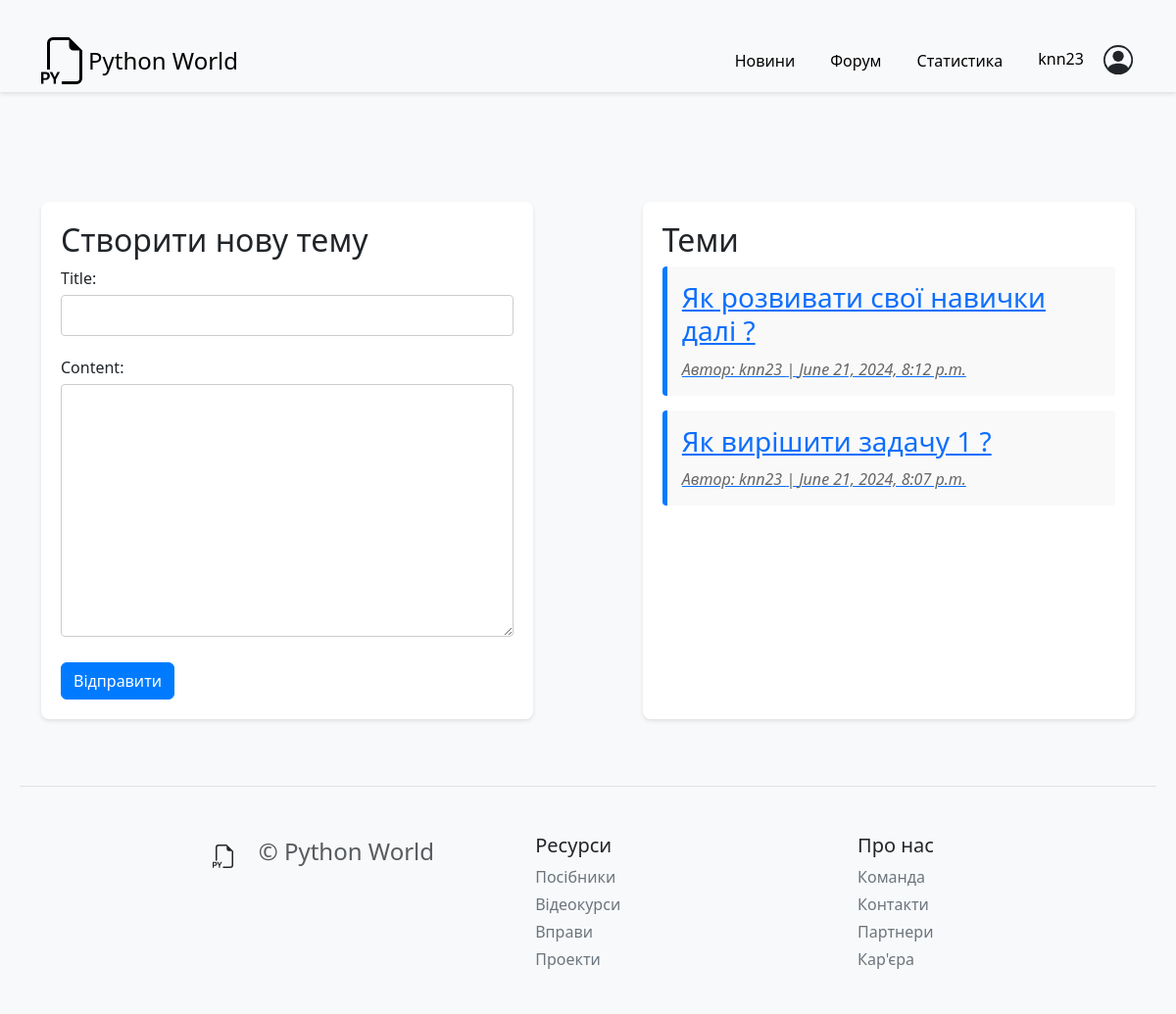
The page /forum/ (signed in) on the database its author committed.
### forum/models.py (models this page shows, shortened)
class Topic(models.Model):
    title = models.CharField(max_length=200)
    content = models.TextField()
    author = models.ForeignKey(User, on_delete=models.CASCADE)
    created_at = models.DateTimeField(auto_now_add=True)

### forum/views.py (the view)
# urls.py: path('', views.index, name='forum'),
@login_required
def index(request):
    if request.method == 'POST':
        form = TopicForm(request.POST)
        if form.is_valid():
            topic = form.save(commit=False)
            topic.author = request.user
            topic.save()
    else:
        form = TopicForm()
    topics = Topic.objects.all().order_by('-created_at')
    return render(request, 'forum/index.html', {'form': form, 'topics': topics})

### forum/forms.py
class TopicForm(forms.ModelForm):
    class Meta:
        model = Topic
        fields = ['title', 'content']

### forum/templates/forum/index.html (shortened to what this page needs)
{% load static %}
<!DOCTYPE html>
<html lang="en">
<head>
    <link rel="stylesheet" href="{% static 'css/forum.css' %}">
    <link rel="stylesheet" href="https://cdn.jsdelivr.net/npm/bootstrap@5.3.2/dist/css/bootstrap.min.css">
</head>
<body>
    <header class="fixed-top">
        <nav class="navbar navbar-expand-md navbar-light bg-light">
            <div class="container">
                <a href="{% url 'profile' %}" class="d-flex align-items-center link-body-emphasis text-decoration-none">
                </a>
                <a class="navbar-brand" href="/">Python World</a>
                <div class="collapse navbar-collapse justify-content-end" id="navbarNav">
                    <ul class="navbar-nav d-flex align-items-center">
                        <li class="nav-item">
                            <a class="me-3 py-2 link-body-emphasis text-decoration-none" href="{% url 'news_list' %}">Новини</a>
                        </li>
                        <li class="nav-item">
                            <a class="me-3 py-2 link-body-emphasis text-decoration-none"
                                href="{% url 'forum' %}">Форум</a>
                        </li>
                        <li class="nav-item">
                            <a class="me-3 py-2 link-body-emphasis text-decoration-none" href="{% url 'user_stats' %}">Статистика</a>
                        </li>
                        {% if request.user.is_authenticated %}
                        <li class="nav-item">
                            <a class="me-3 py-2 link-body-emphasis text-decoration-none"
                                href="{% url 'home' %}">{{ request.user.username }}</a>
                        </li>
                        {% endif %}
                    </ul>
                </div>
            </div>
        </nav>
    </header>
    <br></br>
    <br></br>
    <div class="container">
        <div class="form-container">
            <h2>Створити нову тему</h2>
            {% if user.is_authenticated %}
            <form method="post">
                <div class="form-group">
                    {{ form.title.label_tag }}
                    {{ form.title }}
                </div>
                <div class="form-group">
                    {{ form.content.label_tag }}
                    {{ form.content }}
                </div>
                <button type="submit" class="btn btn-primary">Відправити</button>
            </form>
            {% else %}
            <p>Будь ласка, <a href="{%url 'login' %}">увійдіть</a> для створення тем.</p>
                {% endif %}
        </div>
            <div class="topics-container">
        <h2>Теми</h2>
        {% for topic in topics %}
        <a href="{% url 'topic_detail' topic.id %}" class="topic-link">
            <div class="topic-block">
                <h3>{{ topic.title }}</h3>
                <p><em>Автор: {{ topic.author.username }} | {{ topic.created_at }}</em></p>
            </div>
        </a>
        {% empty %}
        <p>Тем немає.</p>
        {% endfor %}
    </div>
</div>
 <footer class="pt-4 my-md-5 pt-md-5 border-top">
    <div class="row">
        <div class="col-16 col-md offset-2 offset-md-2">
            <span class="fs-4 b-3 text-body-secondary">&ensp; © Python World</span>
        </div>
        <div class="col-6 col-md offset-3 offset-md-0">
            <h5>Ресурси</h5>
            <ul class="list-unstyled text-small">
                <li class="mb-1"><a class="link-secondary text-decoration-none" href="#">Посібники</a></li>
                <li class="mb-1"><a class="link-secondary text-decoration-none" href="#">Відеокурси</a></li>
                <li class="mb-1"><a class="link-secondary text-decoration-none" href="#">Вправи</a></li>
                <li class="mb-1"><a class="link-secondary text-decoration-none" href="#">Проекти</a></li>
            </ul>
        </div>
        <div class="col-6 col-md offset-3 offset-md-0">
            <h5>Про нас</h5>
            <ul class="list-unstyled text-small">
                <li class="mb-1"><a class="link-secondary text-decoration-none" href="#">Команда</a></li>
                <li class="mb-1"><a class="link-secondary text-decoration-none" href="#">Контакти</a></li>
                <li class="mb-1"><a class="link-secondary text-decoration-none" href="#">Партнери</a></li>
                <li class="mb-1"><a class="link-secondary text-decoration-none" href="#">Кар'єра</a></li>
            </ul>
        </div>
    </div>
</footer>
</body>
</html>

### forum/static/css/forum.css (style rules this page uses)
body { font-family: Arial, sans-serif; background-color: #f4f4f4; margin: 0; padding: 20px; }
.container { display: flex; justify-content: space-between; max-width: 1200px; margin: 0 auto; }
.form-container, .topics-container { background-color: #fff; padding: 20px; border-radius: 8px; box-shadow: 0 2px 4px rgba(0, 0, 0, 0.1); }
.form-container { flex: 0 0 45%; }
.topics-container { flex: 0 0 45%; }
.form-group { margin-bottom: 15px; }
.form-group label { display: block; margin-bottom: 5px; }
.form-group input, .form-group textarea { width: 100%; padding: 8px; border: 1px solid #ccc; border-radius: 4px; }
.btn { display: inline-block; padding: 10px 20px; color: #fff; background-color: #007bff; border: none; border-radius: 4px; cursor: pointer; text-align: center; }
.topic-block { background-color: #f9f9f9; padding: 15px; border-radius: 4px; margin-bottom: 15px; border-left: 5px solid #007bff; }
.topic-block h3 { margin: 0 0 10px; }
.topic-block p { margin: 0; color: #666; }

### forum/templates/forum/index.html (style rules this page uses)
body { padding-top: 80px; background-color: #f8f9fa; }
header { background-color: #ffffff; box-shadow: 0 2px 4px rgba(0, 0, 0, 0.1); }
.navbar-nav { gap: 20px; }
.navbar-brand { font-size: 1.5rem; }
.container { margin-top: 30px; }
.form-container, .topics-container { background-color: #ffffff; border-radius: 8px; padding: 20px; margin-bottom: 20px; box-shadow: 0 2px 4px rgba(0, 0, 0, 0.1); }
.form-group { margin-bottom: 20px; }
.btn-primary { background-color: #007bff; border-color: #007bff; }
footer { padding-top: 4rem; margin-top: 2rem; border-top: 1px solid #e9ecef; }

### rows shown on the page
Topic: title "Як розвивати свої навички далі ?", author.username "knn23", created_at "June 21, 2024, 8:12 p.m."
Topic: title "Як вирішити задачу 1 ?", author.username "knn23", created_at "June 21, 2024, 8:07 p.m."

### other values the page prints
{{ request.user.username }} "knn23"
